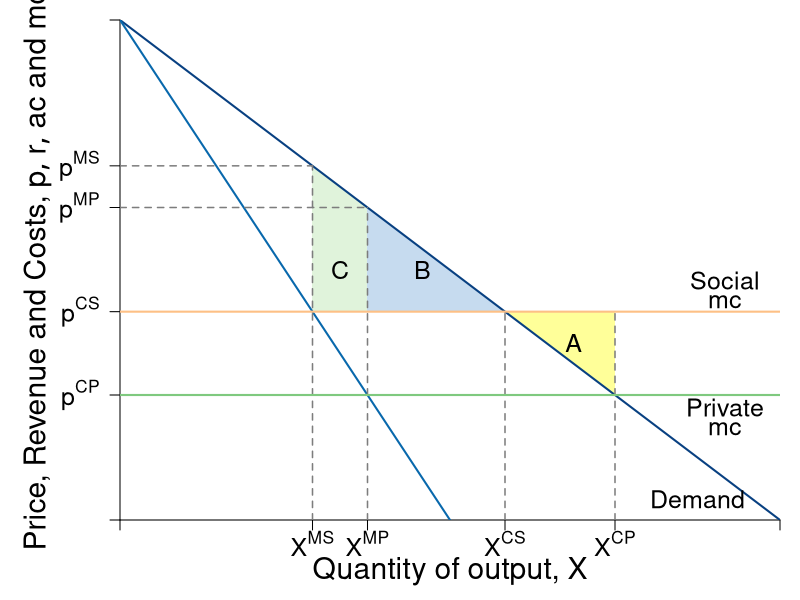

R code for this plot:
#Graph Designer: Simon Halliday + Scott Cohn
#Authors: Bowles and Halliday
#Title: Coordination, Conflict and Competition: A Text in Microeconomics

library(shape)
pdf(file = "public_mechanism/markets_competition_monopolist_external.pdf", width = 9, height = 7)

# Set parameters for graphics
axislabelsize <- 1.8
labelsize <- 1.5
namesize <- 1.8
annotatesize <- 1.5
graphlinewidth <- 2
segmentlinewidth <- 1.5

COL <- c("#7fc97f", "#beaed4", "#fdc086", "#ffff99", "#386cb0", "#f0027f", "#bf5b17", "#666666")
COLA <- c("#e0f3db", "#99d8c9","#66c2a4","#41ae76", "#238b45", "#005824")
COLB <- c("#c6dbef", "#4eb3d3", "#2b8cbe", "#0868ac","#084081")
COLC <- c("#fcfbfd", "#efedf5", "#dadaeb", "#bcbddc", "#9e9ac8", "#807dba", "#6a51a3", "#54278f", "#3f007d")
grays <- gray.colors(25, start = 1, end = 0, alpha = 1)

#Edited the margins to cater for the larger LHS labels
par(mar =  c(4, 6, 1, 1))

AvgRevenue <- function(x, rmax = 12, xmax = 12){
  rmax - (rmax/xmax)*x
}
  
MRevenue <- function(x, rmax = 12, xmax = 12){
  rmax - 2*(rmax/xmax)*x
}

AvgCost <- function(x, c0 = 2, c1 = 4){
  c0/x + c1
}

xlims <- c(0, 12)
ylims <- c(0, 12)

npts <- 501 
x <- seq(xlims[1], xlims[2], length.out = npts)
y <- seq(ylims[1], ylims[2], length.out = npts) 
a <- c(13, 16.75, 19.25)

plot(0, 0, xlim = xlims, ylim = ylims, type = "n",
     xlab = expression(paste("")),
     ylab = expression(paste("")), 
     xaxt = "n", 
     yaxt = "n", 
     cex.lab = axislabelsize, 
     bty = "n",
     xaxs = "i", 
     yaxs = "i")

ticksy <- c(0, 3, 5, AvgRevenue(x = 4.5), AvgRevenue(3.5),  ylims[2])
ylabels <- c(NA, expression(paste(p^{CP})), expression(paste(p^{CS})), expression(paste(p^{MP})), expression(paste(p^{MS})), NA)
ticksx <- c(0, 3.5, 4.5, 7, 9, xlims[2])
xlabels <- c(NA, expression(paste(X^{MS})), expression(paste(X^{MP})), expression(paste(X^{CS})), expression(paste(X^{CP})), NA)

axis(1, at = ticksx, pos = 0, labels = xlabels, cex.axis = labelsize)
axis(2, at = ticksy, pos = 0, labels = ylabels, las = 1, cex.axis = labelsize)

npts <- 500 
xx1 <- seq(xlims[1], xlims[2], length.out = npts)
xx3 <- seq(2, 6, length.out = npts)

#Draw the polygon for A
# xpolya <- c(7, 9, 7, 7)
# ypolya <- c(3, 3, 5, 3)
# polygon(x = xpolya, y = ypolya, col=COL[4], density=NULL, border = NA)

xpolya <- c(9, 9, 7, 9)
ypolya <- c(3, 5, 5, 3)
polygon(x = xpolya, y = ypolya, col=COL[4], density=NULL, border = NA)


#Draw the polygon for B
xpolyb <- c(4.5, 7, 4.5, 4.5)
ypolyb <- c(5, 5, AvgRevenue(x = 4.5), 5)
polygon(x = xpolyb, y = ypolyb, col=COLB[1], density=NULL, border = NA)

#Draw the polygon for area C
xpolyc <- c(3.5, 4.5, 4.5, 3.5, 3.5)
ypolyc <- c(5, 5, AvgRevenue(x = 4.5), AvgRevenue(x = 3.5), MRevenue(3.5))
polygon(x = xpolyc, y = ypolyc, col = COLA[1], density = NULL, border = NA)


#lines(xx1, bcA(xx1, w = 10, p = 1.5), col = COLB[3], lwd = graphlinewidth)
lines(xx1, AvgRevenue(xx1, rmax = 12, xmax = 12), col = COLB[5], lwd = graphlinewidth)
lines(xx1, MRevenue(xx1, rmax = 12, xmax = 12), col = COLB[4], lwd = graphlinewidth)
#lines(xx1, AvgCost(xx1, c0 = 2, c1 = 4), col = COLA[5], lwd = graphlinewidth)

#Label the axes
mtext(expression(paste("Quantity of output, ", X)), side=1, line = 2.5, cex = axislabelsize)
text(-1.5, 0.5*ylims[2], expression(paste("Price, Revenue and Costs, ", list(p, r, ac), " and ", mc)), xpd = TRUE, cex = axislabelsize, srt = 90) 

#Label curves
#text(10.5, 4.5, expression(paste(ac(x) == mc(x))), cex = labelsize)
#text(10.5, 3, expression(paste(p(x) == p[max] - s*x)), cex = labelsize)
text(10.5, 0.5, expression(paste("Demand")), cex = labelsize)

text(11, 5.75, expression(paste("Social")), cex = labelsize)
text(11, 5.25, expression(paste("mc")), cex = labelsize)

text(11, 2.7, expression(paste("Private")), cex = labelsize)
text(11, 2.2, expression(paste("mc")), cex = labelsize)

#Labels cost and profit areas
#text(2, 0.5*AvgCost(x = 4), expression("Total Costs"), cex = labelsize)
#text(2, 6, expression("Profit"), cex = labelsize)

#Draw segments for total costs
segments(0, AvgRevenue(x = 3.5), 3.5, AvgRevenue(x = 3.5), lty = 2, col = grays[20] , lwd = segmentlinewidth)
segments(0, AvgRevenue(x = 4.5), 4.5, AvgRevenue(x = 4.5), lty = 2, col = grays[20] , lwd = segmentlinewidth)

segments(3.5, 0, 3.5, AvgRevenue(x = 3.5), lty = 2, col = grays[20] , lwd = segmentlinewidth)
segments(4.5, 0, 4.5, AvgRevenue(x = 4.5), lty = 2, col = grays[20] , lwd = segmentlinewidth)
segments(7, 0, 7, AvgRevenue(x = 7), lty = 2, col = grays[20] , lwd = segmentlinewidth)
segments(9, 0, 9, 5, lty = 2, col = grays[20] , lwd = segmentlinewidth)

#Price lines
segments(0, 3, xlims[2], 3, lty = 1, col = COL[1] , lwd = graphlinewidth)
segments(0, 5, xlims[2], 5, lty = 1, col = COL[3] , lwd = graphlinewidth)


#Label Points for comparison
#points(4, MRevenue(x = 4), pch = 16, col = "black", cex = 1.5)
#text(3.8, MRevenue(x = 4) - 0.4, expression(i), cex = labelsize)


#points(4, AvgRevenue(x = 4), pch = 16, col = "black", cex = 1.5)
text(8.25, 4.25, expression(A), cex = labelsize)
text(5.5, 6, expression(B), cex = labelsize)
text(4, 6, expression(C), cex = labelsize)


#Arrow to mr = mc
#text(7.5, 9.5, expression(paste("Profit Maximum at")), cex = labelsize)
#text(7.5, 9, expression(paste(mr == mc)), cex = labelsize)
#Arrows(6.1, 9.2, 4.2, 4.3, col = "black", lty = 1, lwd = 2, arr.type = "triangle", arr.lwd = 0.5)



dev.off()
